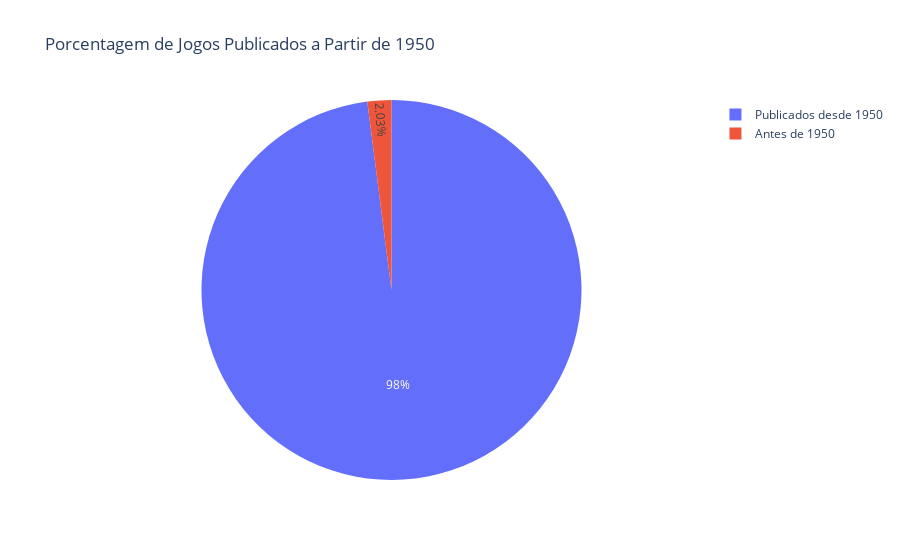

Notebook code cell kept with this figure:
### Code cell
df_filtered = df[df['yearpublished'] >= 1950]
total_jogos = len(df)
total_jogos_desde_1950 = len(df_filtered)
porcentagem_desde_1950 = (total_jogos_desde_1950 / total_jogos) * 100
fig = px.pie(
    names=['Publicados desde 1950', 'Antes de 1950'],
    values=[porcentagem_desde_1950, 100 - porcentagem_desde_1950],
    title='Porcentagem de Jogos Publicados a Partir de 1950',
)
fig.show()

### Figure 1 — Plotly figure (JSON) as saved in the notebook; plotly's stock layout.template omitted (floating-point values rounded to 4 significant figures)
{"data": [{"domain": {"x": [0, 1], "y": [0, 1]}, "hovertemplate": "label=%{label}<br>value=%{value}<extra></extra>", "labels": ["Publicados desde 1950", "Antes de 1950"], "legendgroup": "", "name": "", "showlegend": true, "type": "pie", "values": [97.97, 2.035]}], "layout": {"legend": {"tracegroupgap": 0}, "title": {"text": "Porcentagem de Jogos Publicados a Partir de 1950"}}}
